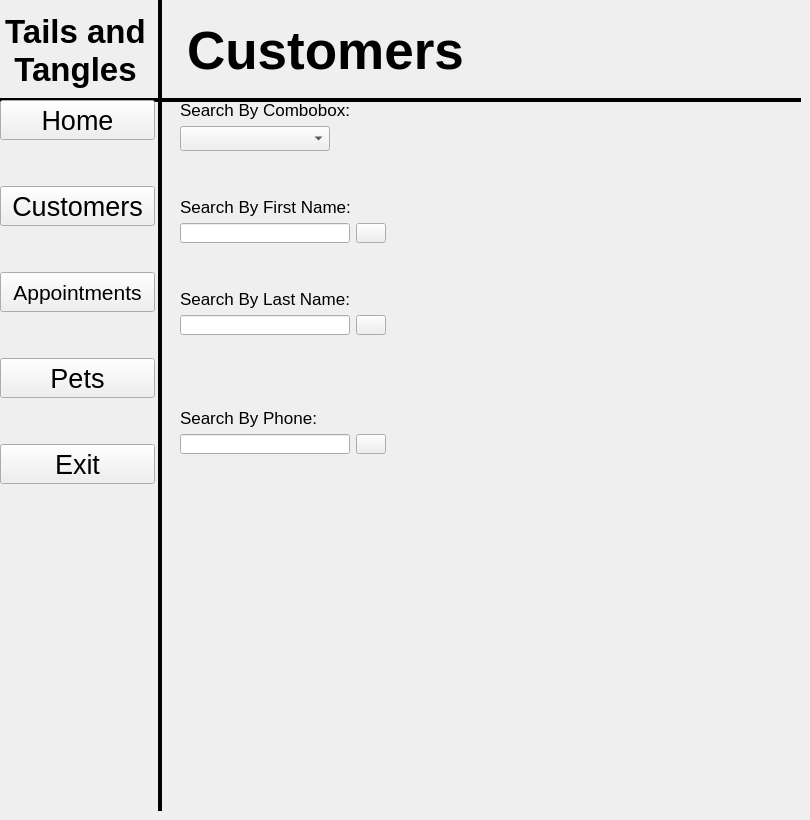
   <widget class="QWidget" name="Customers">
    <widget class="QStackedWidget" name="stackedWidget_4">
     <property name="geometry">
      <rect>
       <x>0</x>
       <y>0</y>
       <width>801</width>
       <height>811</height>
      </rect>
     </property>
     <widget class="QWidget" name="Home_4">
      <widget class="Line" name="line_7">
       <property name="geometry">
        <rect>
         <x>-10</x>
         <y>70</y>
         <width>931</width>
         <height>61</height>
        </rect>
       </property>
       <property name="frameShadow">
        <enum>QFrame::Plain</enum>
       </property>
       <property name="lineWidth">
        <number>4</number>
       </property>
       <property name="orientation">
        <enum>Qt::Horizontal</enum>
       </property>
      </widget>
      <widget class="Line" name="line_8">
       <property name="geometry">
        <rect>
         <x>150</x>
         <y>-150</y>
         <width>20</width>
         <height>1051</height>
        </rect>
       </property>
       <property name="frameShadow">
        <enum>QFrame::Plain</enum>
       </property>
       <property name="lineWidth">
        <number>4</number>
       </property>
       <property name="orientation">
        <enum>Qt::Vertical</enum>
       </property>
      </widget>
      <widget class="QLabel" name="label_4">
       <property name="geometry">
        <rect>
         <x>0</x>
         <y>10</y>
         <width>151</width>
         <height>81</height>
        </rect>
       </property>
       <property name="font">
        <font>
         <pointsize>25</pointsize>
         <weight>75</weight>
         <bold>true</bold>
        </font>
       </property>
       <property name="text">
        <string>Tails and Tangles</string>
       </property>
       <property name="alignment">
        <set>Qt::AlignCenter</set>
       </property>
       <property name="wordWrap">
        <bool>true</bool>
       </property>
      </widget>
      <widget class="QLabel" name="label_9">
       <property name="geometry">
        <rect>
         <x>170</x>
         <y>10</y>
         <width>311</width>
         <height>81</height>
        </rect>
       </property>
       <property name="font">
        <font>
         <pointsize>40</pointsize>
         <weight>75</weight>
         <bold>true</bold>
        </font>
       </property>
       <property name="text">
        <string>Customers</string>
       </property>
       <property name="alignment">
        <set>Qt::AlignCenter</set>
       </property>
       <property name="wordWrap">
        <bool>true</bool>
       </property>
      </widget>
      <widget class="QWidget" name="">
       <property name="geometry">
        <rect>
         <x>0</x>
         <y>100</y>
         <width>791</width>
         <height>581</height>
        </rect>
       </property>
       <layout class="QHBoxLayout" name="horizontalLayout_13">
        <item>
         <layout class="QHBoxLayout" name="horizontalLayout_3">
          <item>
           <layout class="QVBoxLayout" name="verticalLayout_7">
            <property name="sizeConstraint">
             <enum>QLayout::SetMinAndMaxSize</enum>
            </property>
            <item>
             <layout class="QVBoxLayout" name="verticalLayout_8">
              <property name="sizeConstraint">
               <enum>QLayout::SetMinAndMaxSize</enum>
              </property>
              <item>
               <widget class="QPushButton" name="HomeButton_CustomersPage">
                <property name="minimumSize">
                 <size>
                  <width>155</width>
                  <height>40</height>
                 </size>
                </property>
                <property name="maximumSize">
                 <size>
                  <width>155</width>
                  <height>40</height>
                 </size>
                </property>
                <property name="font">
                 <font>
                  <pointsize>20</pointsize>
                  <weight>50</weight>
                  <bold>false</bold>
                 </font>
                </property>
                <property name="text">
                 <string>Home</string>
                </property>
               </widget>
              </item>
              <item>
               <spacer name="verticalSpacer_17">
                <property name="orientation">
                 <enum>Qt::Vertical</enum>
                </property>
                <property name="sizeHint" stdset="0">
                 <size>
                  <width>20</width>
                  <height>40</height>
                 </size>
                </property>
               </spacer>
              </item>
              <item>
               <widget class="QPushButton" name="CustomersButton_CustomersPage">
                <property name="minimumSize">
                 <size>
                  <width>155</width>
                  <height>40</height>
                 </size>
                </property>
                <property name="maximumSize">
                 <size>
                  <width>155</width>
                  <height>40</height>
                 </size>
                </property>
                <property name="font">
                 <font>
                  <pointsize>20</pointsize>
                  <weight>50</weight>
                  <bold>false</bold>
                 </font>
                </property>
                <property name="text">
                 <string>Customers</string>
                </property>
               </widget>
              </item>
              <item>
               <spacer name="verticalSpacer_18">
                <property name="orientation">
                 <enum>Qt::Vertical</enum>
                </property>
                <property name="sizeHint" stdset="0">
                 <size>
                  <width>20</width>
                  <height>40</height>
                 </size>
                </property>
               </spacer>
              </item>
              <item>
               <widget class="QPushButton" name="AppointmentButton_CustomersPage">
                <property name="minimumSize">
                 <size>
                  <width>155</width>
                  <height>40</height>
                 </size>
                </property>
                <property name="maximumSize">
                 <size>
                  <width>155</width>
                  <height>40</height>
                 </size>
                </property>
                <property name="font">
                 <font>
                  <pointsize>16</pointsize>
                  <weight>50</weight>
                  <bold>false</bold>
                 </font>
                </property>
                <property name="text">
                 <string>Appointments</string>
                </property>
               </widget>
              </item>
              <item>
               <spacer name="verticalSpacer_19">
                <property name="orientation">
                 <enum>Qt::Vertical</enum>
                </property>
                <property name="sizeHint" stdset="0">
                 <size>
                  <width>20</width>
                  <height>40</height>
                 </size>
                </property>
               </spacer>
              </item>
              <item>
               <widget class="QPushButton" name="PetsButton_CustomersPage">
                <property name="minimumSize">
                 <size>
                  <width>155</width>
                  <height>40</height>
                 </size>
                </property>
                <property name="maximumSize">
                 <size>
                  <width>155</width>
                  <height>40</height>
                 </size>
                </property>
                <property name="font">
                 <font>
                  <pointsize>20</pointsize>
                  <weight>50</weight>
                  <bold>false</bold>
                 </font>
                </property>
                <property name="text">
                 <string>Pets</string>
                </property>
               </widget>
              </item>
              <item>
               <spacer name="verticalSpacer_20">
                <property name="orientation">
                 <enum>Qt::Vertical</enum>
                </property>
                <property name="sizeHint" stdset="0">
                 <size>
                  <width>20</width>
                  <height>40</height>
                 </size>
                </property>
               </spacer>
              </item>
              <item>
               <widget class="QPushButton" name="ExitButton_CustomersPage">
                <property name="minimumSize">
                 <size>
                  <width>155</width>
                  <height>40</height>
                 </size>
                </property>
                <property name="maximumSize">
                 <size>
                  <width>155</width>
                  <height>40</height>
                 </size>
                </property>
                <property name="font">
                 <font>
                  <pointsize>20</pointsize>
                  <weight>50</weight>
                  <bold>false</bold>
                 </font>
                </property>
                <property name="text">
                 <string>Exit</string>
                </property>
               </widget>
              </item>
             </layout>
            </item>
            <item>
             <spacer name="verticalSpacer_21">
              <property name="orientation">
               <enum>Qt::Vertical</enum>
              </property>
              <property name="sizeHint" stdset="0">
               <size>
                <width>20</width>
                <height>40</height>
               </size>
              </property>
             </spacer>
            </item>
           </layout>
          </item>
          <item>
           <spacer name="horizontalSpacer_4">
            <property name="orientation">
             <enum>Qt::Horizontal</enum>
            </property>
            <property name="sizeHint" stdset="0">
             <size>
              <width>40</width>
              <height>20</height>
             </size>
            </property>
           </spacer>
          </item>
          <item>
           <layout class="QVBoxLayout" name="verticalLayout_16">
            <property name="sizeConstraint">
             <enum>QLayout::SetMinAndMaxSize</enum>
            </property>
            <item>
             <layout class="QVBoxLayout" name="verticalLayout_15">
              <item>
               <layout class="QVBoxLayout" name="verticalLayout_14">
                <item>
                 <widget class="QLabel" name="label_12">
                  <property name="minimumSize">
                   <size>
                    <width>170</width>
                    <height>20</height>
                   </size>
                  </property>
                  <property name="maximumSize">
                   <size>
                    <width>170</width>
                    <height>20</height>
                   </size>
                  </property>
                  <property name="font">
                   <font>
                    <pointsize>13</pointsize>
                   </font>
                  </property>
                  <property name="text">
                   <string>Search By Combobox:</string>
                  </property>
                 </widget>
                </item>
                <item>
                 <layout class="QHBoxLayout" name="horizontalLayout_2">
                  <item>
                   <widget class="QComboBox" name="SearchCustomersComboBox">
                    <property name="minimumSize">
                     <size>
                      <width>150</width>
                      <height>25</height>
                     </size>
                    </property>
                    <property name="maximumSize">
                     <size>
                      <width>150</width>
                      <height>25</height>
                     </size>
                    </property>
                    <property name="font">
                     <font>
                      <pointsize>11</pointsize>
                     </font>
                    </property>
                   </widget>
                  </item>
                  <item>
                   <spacer name="horizontalSpacer_3">
                    <property name="orientation">
                     <enum>Qt::Horizontal</enum>
                    </property>
                    <property name="sizeHint" stdset="0">
                     <size>
                      <width>40</width>
                      <height>20</height>
                     </size>
                    </property>
                   </spacer>
                  </item>
                 </layout>
                </item>
               </layout>
              </item>
              <item>
               <layout class="QHBoxLayout" name="horizontalLayout_4">
                <item>
                 <layout class="QVBoxLayout" name="verticalLayout_13">
                  <item>
                   <spacer name="verticalSpacer_33">
                    <property name="orientation">
                     <enum>Qt::Vertical</enum>
                    </property>
                    <property name="sizeHint" stdset="0">
                     <size>
                      <width>20</width>
                      <height>40</height>
                     </size>
                    </property>
                   </spacer>
                  </item>
                  <item>
                   <widget class="QLabel" name="label_13">
                    <property name="minimumSize">
                     <size>
                      <width>170</width>
                      <height>20</height>
                     </size>
                    </property>
                    <property name="maximumSize">
                     <size>
                      <width>170</width>
                      <height>20</height>
                     </size>
                    </property>
                    <property name="font">
                     <font>
                      <pointsize>13</pointsize>
                     </font>
                    </property>
                    <property name="text">
                     <string>Search By First Name:</string>
                    </property>
                   </widget>
                  </item>
                  <item>
                   <widget class="QLineEdit" name="SearchByFirstNameLineEdit">
                    <property name="minimumSize">
                     <size>
                      <width>170</width>
                      <height>20</height>
                     </size>
                    </property>
                    <property name="maximumSize">
                     <size>
                      <width>170</width>
                      <height>20</height>
                     </size>
                    </property>
                    <property name="font">
                     <font>
                      <pointsize>12</pointsize>
                     </font>
                    </property>
                   </widget>
                  </item>
                 </layout>
                </item>
                <item>
                 <layout class="QVBoxLayout" name="verticalLayout_17">
                  <item>
                   <spacer name="verticalSpacer_28">
                    <property name="orientation">
                     <enum>Qt::Vertical</enum>
                    </property>
                    <property name="sizeHint" stdset="0">
                     <size>
                      <width>20</width>
                      <height>40</height>
                     </size>
                    </property>
                   </spacer>
                  </item>
                  <item>
                   <widget class="QPushButton" name="SearchByFirstNameButton">
                    <property name="minimumSize">
                     <size>
                      <width>30</width>
                      <height>20</height>
                     </size>
                    </property>
                    <property name="maximumSize">
                     <size>
                      <width>30</width>
                      <height>20</height>
                     </size>
                    </property>
                    <property name="text">
                     <string/>
                    </property>
                   </widget>
                  </item>
                 </layout>
                </item>
               </layout>
              </item>
              <item>
               <layout class="QHBoxLayout" name="horizontalLayout_5">
                <item>
                 <layout class="QVBoxLayout" name="verticalLayout_12">
                  <item>
                   <spacer name="verticalSpacer_34">
                    <property name="orientation">
                     <enum>Qt::Vertical</enum>
                    </property>
                    <property name="sizeHint" stdset="0">
                     <size>
                      <width>20</width>
                      <height>40</height>
                     </size>
                    </property>
                   </spacer>
                  </item>
                  <item>
                   <widget class="QLabel" name="label_14">
                    <property name="minimumSize">
                     <size>
                      <width>170</width>
                      <height>20</height>
                     </size>
                    </property>
                    <property name="maximumSize">
                     <size>
                      <width>170</width>
                      <height>20</height>
                     </size>
                    </property>
                    <property name="font">
                     <font>
                      <pointsize>13</pointsize>
                     </font>
                    </property>
                    <property name="text">
                     <string>Search By Last Name:</string>
                    </property>
                   </widget>
                  </item>
                  <item>
                   <widget class="QLineEdit" name="SearchByLastNameLineEdit">
                    <property name="minimumSize">
                     <size>
                      <width>170</width>
                      <height>20</height>
                     </size>
                    </property>
                    <property name="maximumSize">
                     <size>
                      <width>170</width>
                      <height>20</height>
                     </size>
                    </property>
                    <property name="font">
                     <font>
                      <pointsize>12</pointsize>
                     </font>
                    </property>
                   </widget>
                  </item>
                 </layout>
                </item>
                <item>
                 <layout class="QVBoxLayout" name="verticalLayout_19">
                  <item>
                   <spacer name="verticalSpacer_32">
                    <property name="orientation">
                     <enum>Qt::Vertical</enum>
                    </property>
                    <property name="sizeHint" stdset="0">
                     <size>
                      <width>20</width>
                      <height>40</height>
                     </size>
                    </property>
                   </spacer>
                  </item>
                  <item>
                   <widget class="QPushButton" name="SearchByLastNameButton">
                    <property name="maximumSize">
                     <size>
                      <width>30</width>
                      <height>20</height>
                     </size>
                    </property>
                    <property name="text">
                     <string/>
                    </property>
                   </widget>
                  </item>
                 </layout>
                </item>
               </layout>
              </item>
             </layout>
            </item>
            <item>
             <layout class="QHBoxLayout" name="horizontalLayout_6">
              <item>
               <layout class="QVBoxLayout" name="verticalLayout_11">
                <item>
                 <spacer name="verticalSpacer_40">
                  <property name="orientation">
                   <enum>Qt::Vertical</enum>
                  </property>
                  <property name="sizeHint" stdset="0">
                   <size>
                    <width>20</width>
                    <height>40</height>
                   </size>
                  </property>
                 </spacer>
                </item>
                <item>
                 <widget class="QLabel" name="label_15">
                  <property name="minimumSize">
                   <size>
                    <width>170</width>
                    <height>20</height>
                   </size>
                  </property>
                  <property name="maximumSize">
                   <size>
                    <width>170</width>
                    <height>20</height>
                   </size>
                  </property>
                  <property name="font">
                   <font>
                    <pointsize>13</pointsize>
                   </font>
                  </property>
                  <property name="text">
                   <string>Search By Phone:</string>
                  </property>
                 </widget>
                </item>
                <item>
                 <widget class="QLineEdit" name="SearchByPhoneLineEdit">
                  <property name="minimumSize">
                   <size>
                    <width>170</width>
                    <height>20</height>
                   </size>
                  </property>
                  <property name="maximumSize">
                   <size>
                    <width>170</width>
                    <height>20</height>
                   </size>
                  </property>
                  <property name="font">
                   <font>
                    <pointsize>12</pointsize>
                   </font>
                  </property>
                 </widget>
                </item>
               </layout>
              </item>
              <item>
               <layout class="QVBoxLayout" name="verticalLayout_18">
                <item>
                 <spacer name="verticalSpacer_35">
                  <property name="orientation">
                   <enum>Qt::Vertical</enum>
                  </property>
                  <property name="sizeHint" stdset="0">
                   <size>
                    <width>20</width>
                    <height>40</height>
                   </size>
                  </property>
                 </spacer>
                </item>
                <item>
                 <widget class="QPushButton" name="SearchByPhoneButton">
                  <property name="maximumSize">
                   <size>
                    <width>30</width>
                    <height>20</height>
                   </size>
                  </property>
                  <property name="text">
                   <string/>
                  </property>
                 </widget>
                </item>
               </layout>
              </item>
             </layout>
            </item>
            <item>
             <spacer name="verticalSpacer_36">
              <property name="orientation">
               <enum>Qt::Vertical</enum>
              </property>
              <property name="sizeHint" stdset="0">
               <size>
                <width>20</width>
                <height>40</height>
               </size>
              </property>
             </spacer>
            </item>
            <item>
             <spacer name="verticalSpacer_30">
              <property name="orientation">
               <enum>Qt::Vertical</enum>
              </property>
              <property name="sizeHint" stdset="0">
               <size>
                <width>20</width>
                <height>40</height>
               </size>
              </property>
             </spacer>
            </item>
           </layout>
          </item>
         </layout>
        </item>
        <item>
         <spacer name="horizontalSpacer_8">
          <property name="orientation">
           <enum>Qt::Horizontal</enum>
          </property>
          <property name="sizeHint" stdset="0">
           <size>
            <width>40</width>
            <height>20</height>
           </size>
          </property>
         </spacer>
        </item>
        <item>
         <widget class="QLabel" name="CustomersPrintLabel">
          <property name="minimumSize">
           <size>
            <width>380</width>
            <height>680</height>
           </size>
          </property>
          <property name="maximumSize">
           <size>
            <width>380</width>
            <height>680</height>
           </size>
          </property>
          <property name="font">
           <font>
            <pointsize>16</pointsize>
           </font>
          </property>
          <property name="text">
           <string/>
          </property>
          <property name="alignment">
           <set>Qt::AlignLeading|Qt::AlignLeft|Qt::AlignTop</set>
          </property>
          <property name="wordWrap">
           <bool>true</bool>
          </property>
         </widget>
        </item>
       </layout>
      </widget>
     </widget>
     <widget class="QWidget" name="Appointments1_4"/>
     <widget class="QWidget" name="Appointments2_4"/>
     <widget class="QWidget" name="Customers_4"/>
     <widget class="QWidget" name="Pets_4"/>
    </widget>
   </widget>
